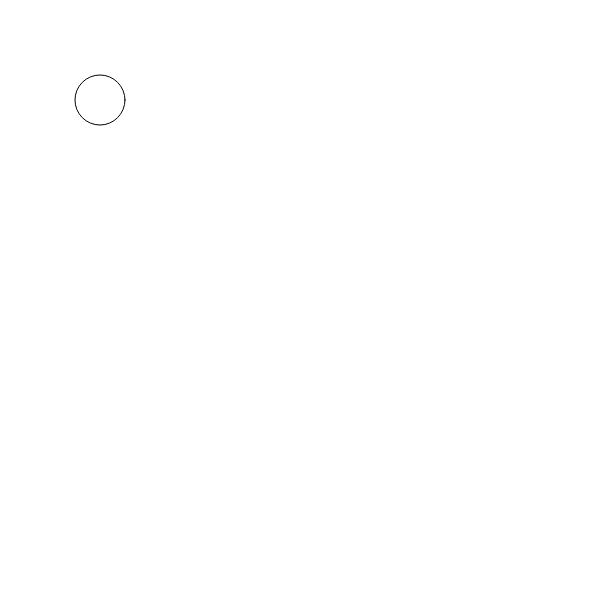
Frame 1 (no input)
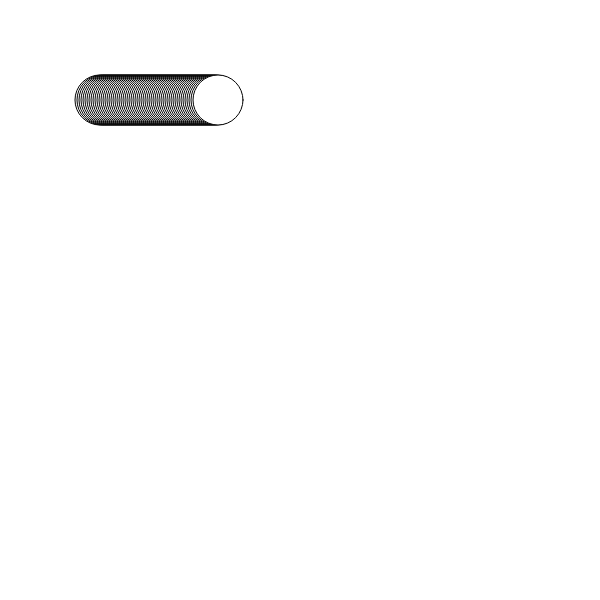
Frame 60 (no input)
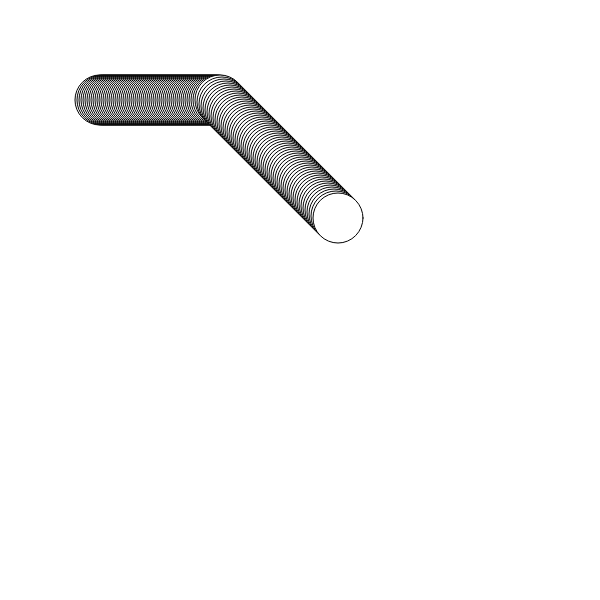
Frame 120 (the mouse pressed at the canvas centre since frame 60)

The p5.js sketch that drew these frames (run headless with seeded random() and noise() and a simulated clock; from frame 60 on, the mouse is pressed at the canvas centre):

// p5.js sketch
// ── sketch.js
let myX = 100;
let myY = 100;
let r, g, b = 0;
let moveBackwards = false;
let moveDown = false;

function setup() {
	createCanvas(600, 600);
	background(255);
}

function draw() {
	// background(255);

	if (r > 255) {
		r = 0;
	} else if (b > 255) {
		b = r;
	} else if (g > 255) {
		g = b;
	}

	fill(r, g, b);
	ellipse(myX, myY, 50, 50);

	// If the circle has reached the end of the canvas, start moving the other way
	if (moveBackwards == true) {
		myX = myX - 2;
	} else {
		myX = myX + 2;
	}

	if (moveDown == true) {
		myY = myY + 2;
	}

	if (myY+(50/2) > height) {
		myY = 0;
	}

	if (myX+(50/2) > width) {
		moveBackwards = true;
		updateRGB();
	} else if (myX-(50/2) < 0) {
		moveBackwards = false;
		updateRGB();
	}
}

function updateRGB() {
	r = random(256);
	b = random(256);
	g = random(256);
}

function mousePressed() {
	moveDown = true;
}

function mouseReleased() {
	moveDown = false;
}
